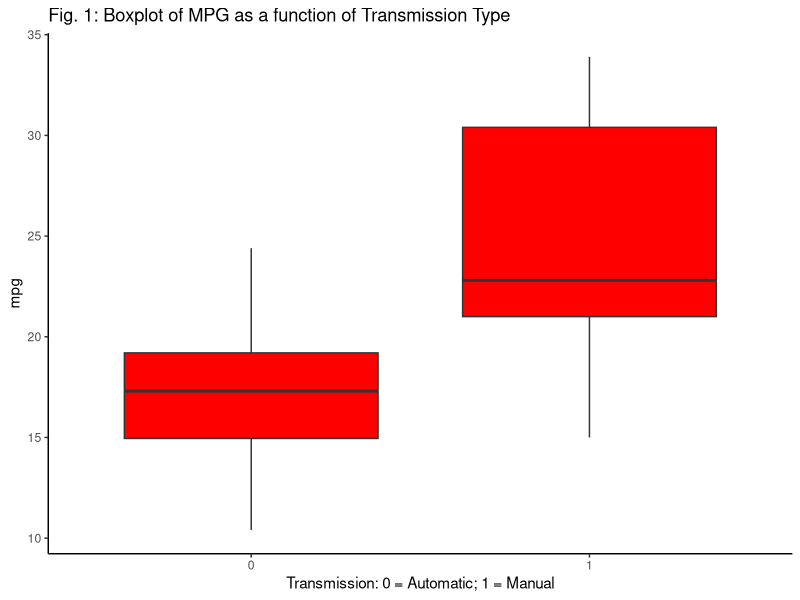
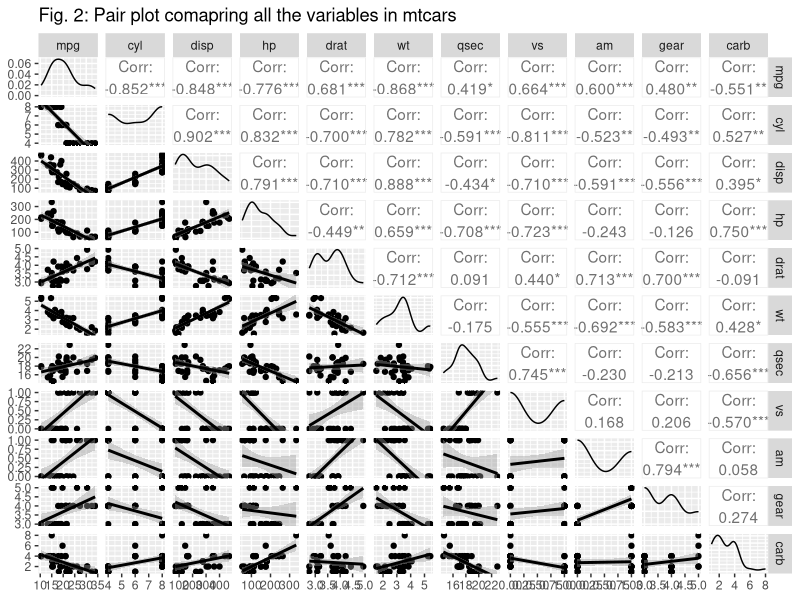
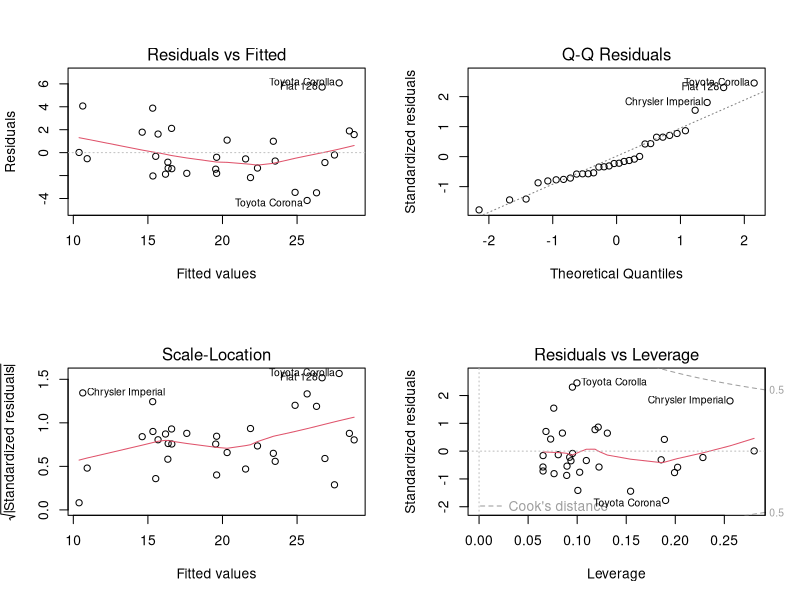

Recreate these plots in R, in order.
## ---- chunk 1
data(mtcars); library(ggplot2); library(GGally)
## ---- chunk 2
fit1 <- lm(mpg ~ am, mtcars)
summary(fit1)$coefficients
## ---- chunk 3
fit <- lm(mpg ~ ., mtcars)
summary(fit)$coefficients
## ---- chunk 4
fit2 <- lm(mpg ~ am+wt, mtcars)
fit3 <- lm(mpg ~ am+wt+cyl, mtcars)
fit4 <- lm(mpg ~ am+wt+cyl+disp, mtcars)
fit5 <- lm(mpg ~ am+wt+cyl+disp+hp, mtcars)
anova(fit1, fit2, fit3, fit4, fit5)
## ---- chunk 5
summary(fit3)$coefficients
## ---- chunk 6
f1 <- ggplot(mtcars, aes(factor(am), mpg)) +
        geom_boxplot(fill="red") +
        theme_classic() +
        xlab("Transmission: 0 = Automatic; 1 = Manual") +
        ggtitle("Fig. 1: Boxplot of MPG as a function of Transmission Type")
f1

f2 <- ggpairs(mtcars, lower=list(continuous="smooth"),
              title="Fig. 2: Pair plot comapring all the variables in mtcars")
f2

par(mfrow=c(2,2))
plot(fit3)
